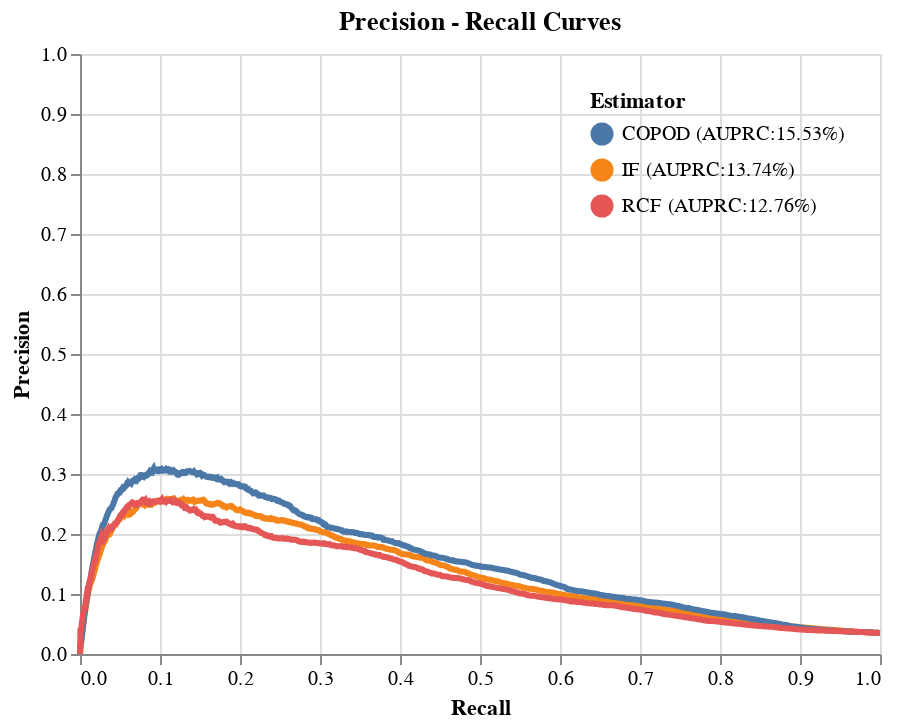

The notebook cell this image was saved under:
### Code cell
source = np.c_[
    x,
    interp1d(pr_curves[1], pr_curves[0])(x),
    interp1d(pr_curves[4], pr_curves[3])(x),
    interp1d(pr_curves[7], pr_curves[6])(x),
]
columns = [
    f"IF (AUPRC:{auprcs[0]:0.2%})",
    f"COPOD (AUPRC:{auprcs[1]:0.2%})",
    f"RCF (AUPRC:{auprcs[2]:0.2%})",
]
source = pd.DataFrame(source, columns=["x"] + columns)
source = pd.melt(source, id_vars=["x"], value_vars=columns)

highlight = alt.selection(
    type="single", on="mouseover", fields=["variable"], nearest=True
)
base = alt.Chart(source).encode(
    x=alt.X("x:Q", title="Recall"),
    y=alt.Y("value:Q", title="Precision", scale=alt.Scale(domain=[0.0, 1.0])),
    color=alt.Color(
        "variable:N", legend=alt.Legend(title="Estimator", orient="top-right")
    ),
)
points = (
    base.mark_circle()
    .encode(opacity=alt.value(0))
    .add_selection(highlight)
    .properties()
)
lines = base.mark_line().encode(
    size=alt.condition(~highlight, alt.value(1.5), alt.value(3))
)
(points + lines).properties(title="Precision - Recall Curves")

### Figure 1 — Vega-Lite specification as saved in the notebook (floating-point values rounded to 4 significant figures; data arrays with more than 128 entries replaced by an {"elided": "..."} marker saying what was removed)
{"config": {"view": {"continuousWidth": 400, "continuousHeight": 300}}, "layer": [{"mark": "circle", "encoding": {"color": {"type": "nominal", "field": "variable", "legend": {"orient": "top-right", "title": "Estimator"}}, "opacity": {"value": 0}, "x": {"type": "quantitative", "field": "x", "title": "Recall"}, "y": {"type": "quantitative", "field": "value", "scale": {"domain": [0.0, 1.0]}, "title": "Precision"}}, "selection": {"selector004": {"type": "single", "on": "mouseover", "fields": ["variable"], "nearest": true}}}, {"mark": "line", "encoding": {"color": {"type": "nominal", "field": "variable", "legend": {"orient": "top-right", "title": "Estimator"}}, "size": {"condition": {"value": 1.5, "selection": {"not": "selector004"}}, "value": 3}, "x": {"type": "quantitative", "field": "x", "title": "Recall"}, "y": {"type": "quantitative", "field": "value", "scale": {"domain": [0.0, 1.0]}, "title": "Precision"}}}], "data": {"name": "data-b91c9ffdac439c597e6b9dfdcef16bab"}, "title": "Precision - Recall Curves", "$schema": "https://vega.github.io/schema/vega-lite/v4.8.1.json", "datasets": {"data-b91c9ffdac439c597e6b9dfdcef16bab": {"elided": "4998 records"}}}
